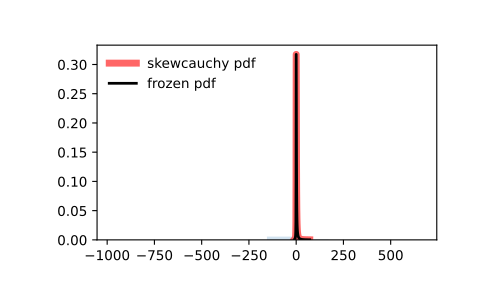

The Python source for this figure:
from scipy.stats import skewcauchy
import matplotlib.pyplot as plt
fig, ax = plt.subplots(1, 1)

# Calculate the first four moments:

a = 0.5
mean, var, skew, kurt = skewcauchy.stats(a, moments='mvsk')

# Display the probability density function (``pdf``):

x = np.linspace(skewcauchy.ppf(0.01, a),
                skewcauchy.ppf(0.99, a), 100)
ax.plot(x, skewcauchy.pdf(x, a),
       'r-', lw=5, alpha=0.6, label='skewcauchy pdf')

# Alternatively, the distribution object can be called (as a function)
# to fix the shape, location and scale parameters. This returns a "frozen"
# RV object holding the given parameters fixed.

# Freeze the distribution and display the frozen ``pdf``:

rv = skewcauchy(a)
ax.plot(x, rv.pdf(x), 'k-', lw=2, label='frozen pdf')

# Check accuracy of ``cdf`` and ``ppf``:

vals = skewcauchy.ppf([0.001, 0.5, 0.999], a)
np.allclose([0.001, 0.5, 0.999], skewcauchy.cdf(vals, a))
# True

# Generate random numbers:

r = skewcauchy.rvs(a, size=1000)

# And compare the histogram:

ax.hist(r, density=True, histtype='stepfilled', alpha=0.2)
ax.legend(loc='best', frameon=False)
plt.show()
